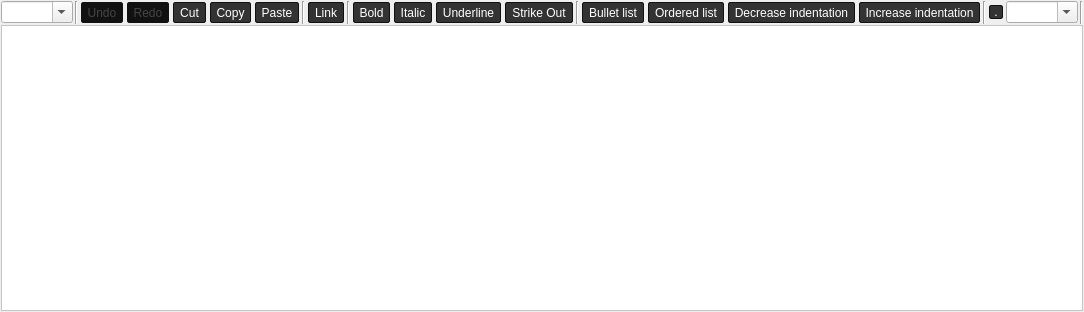
<?xml version="1.0" encoding="UTF-8"?>
<ui version="4.0">
 <class>MRichTextEdit</class>
 <widget class="QWidget" name="MRichTextEdit">
  <property name="geometry">
   <rect>
    <x>0</x>
    <y>0</y>
    <width>819</width>
    <height>312</height>
   </rect>
  </property>
  <property name="windowTitle">
   <string notr="true"/>
  </property>
  <layout class="QVBoxLayout" name="verticalLayout">
   <property name="spacing">
    <number>1</number>
   </property>
   <property name="leftMargin">
    <number>1</number>
   </property>
   <property name="topMargin">
    <number>1</number>
   </property>
   <property name="rightMargin">
    <number>1</number>
   </property>
   <property name="bottomMargin">
    <number>1</number>
   </property>
   <item>
    <widget class="QWidget" name="f_toolbar" native="true">
     <property name="styleSheet">
      <string notr="true">QPushButton, QToolButton {
	border: 1px solid #111;
	border-radius: 2px;
	background-color: #333;
	color: white;
	padding: 1px;
	margin: 1px;
}
QPushButton:pressed, QToolButton:checked {
	color: #e86941;
}
QPushButton:pressed, QToolButton:pressed {
	border-color: #e86941;
	color: #111;
}
QPushButton:disabled, QToolButton:disabled {
	color: #444;
	background-color: #111;
}

</string>
     </property>
     <layout class="QHBoxLayout" name="horizontalLayout">
      <property name="spacing">
       <number>2</number>
      </property>
      <property name="leftMargin">
       <number>0</number>
      </property>
      <property name="topMargin">
       <number>0</number>
      </property>
      <property name="rightMargin">
       <number>0</number>
      </property>
      <property name="bottomMargin">
       <number>0</number>
      </property>
      <item>
       <widget class="QComboBox" name="f_paragraph">
        <property name="focusPolicy">
         <enum>Qt::ClickFocus</enum>
        </property>
        <property name="toolTip">
         <string>Paragraph formatting</string>
        </property>
        <property name="editable">
         <bool>true</bool>
        </property>
       </widget>
      </item>
      <item>
       <widget class="Line" name="line_4">
        <property name="orientation">
         <enum>Qt::Vertical</enum>
        </property>
       </widget>
      </item>
      <item>
       <widget class="QToolButton" name="f_undo">
        <property name="enabled">
         <bool>false</bool>
        </property>
        <property name="focusPolicy">
         <enum>Qt::ClickFocus</enum>
        </property>
        <property name="toolTip">
         <string>Undo (CTRL+Z)</string>
        </property>
        <property name="text">
         <string>Undo</string>
        </property>
        <property name="icon">
         <iconset theme="edit-undo">
          <normaloff/>
         </iconset>
        </property>
        <property name="iconSize">
         <size>
          <width>16</width>
          <height>16</height>
         </size>
        </property>
       </widget>
      </item>
      <item>
       <widget class="QToolButton" name="f_redo">
        <property name="enabled">
         <bool>false</bool>
        </property>
        <property name="focusPolicy">
         <enum>Qt::ClickFocus</enum>
        </property>
        <property name="toolTip">
         <string>Redo</string>
        </property>
        <property name="text">
         <string>Redo</string>
        </property>
        <property name="icon">
         <iconset theme="edit-redo">
          <normaloff/>
         </iconset>
        </property>
        <property name="iconSize">
         <size>
          <width>16</width>
          <height>16</height>
         </size>
        </property>
       </widget>
      </item>
      <item>
       <widget class="QToolButton" name="f_cut">
        <property name="focusPolicy">
         <enum>Qt::ClickFocus</enum>
        </property>
        <property name="toolTip">
         <string>Cut (CTRL+X)</string>
        </property>
        <property name="text">
         <string>Cut</string>
        </property>
        <property name="icon">
         <iconset theme="edit-cut">
          <normaloff/>
         </iconset>
        </property>
        <property name="iconSize">
         <size>
          <width>16</width>
          <height>16</height>
         </size>
        </property>
       </widget>
      </item>
      <item>
       <widget class="QToolButton" name="f_copy">
        <property name="focusPolicy">
         <enum>Qt::ClickFocus</enum>
        </property>
        <property name="toolTip">
         <string>Copy (CTRL+C)</string>
        </property>
        <property name="text">
         <string>Copy</string>
        </property>
        <property name="icon">
         <iconset theme="edit-copy">
          <normaloff/>
         </iconset>
        </property>
        <property name="iconSize">
         <size>
          <width>16</width>
          <height>16</height>
         </size>
        </property>
       </widget>
      </item>
      <item>
       <widget class="QToolButton" name="f_paste">
        <property name="focusPolicy">
         <enum>Qt::ClickFocus</enum>
        </property>
        <property name="toolTip">
         <string>Paste (CTRL+V)</string>
        </property>
        <property name="text">
         <string>Paste</string>
        </property>
        <property name="icon">
         <iconset theme="edit-paste">
          <normaloff/>
         </iconset>
        </property>
        <property name="iconSize">
         <size>
          <width>16</width>
          <height>16</height>
         </size>
        </property>
       </widget>
      </item>
      <item>
       <widget class="Line" name="line">
        <property name="orientation">
         <enum>Qt::Vertical</enum>
        </property>
       </widget>
      </item>
      <item>
       <widget class="QToolButton" name="f_link">
        <property name="focusPolicy">
         <enum>Qt::ClickFocus</enum>
        </property>
        <property name="toolTip">
         <string>Link (CTRL+L)</string>
        </property>
        <property name="text">
         <string>Link</string>
        </property>
        <property name="icon">
         <iconset theme="applications-internet">
          <normaloff/>
         </iconset>
        </property>
        <property name="iconSize">
         <size>
          <width>16</width>
          <height>16</height>
         </size>
        </property>
        <property name="checkable">
         <bool>true</bool>
        </property>
       </widget>
      </item>
      <item>
       <widget class="Line" name="line_3">
        <property name="orientation">
         <enum>Qt::Vertical</enum>
        </property>
       </widget>
      </item>
      <item>
       <widget class="QToolButton" name="f_bold">
        <property name="focusPolicy">
         <enum>Qt::ClickFocus</enum>
        </property>
        <property name="toolTip">
         <string notr="true">Bold (CTRL+B)</string>
        </property>
        <property name="text">
         <string>Bold</string>
        </property>
        <property name="icon">
         <iconset theme="format-text-bold">
          <normaloff/>
         </iconset>
        </property>
        <property name="iconSize">
         <size>
          <width>16</width>
          <height>16</height>
         </size>
        </property>
        <property name="checkable">
         <bool>true</bool>
        </property>
       </widget>
      </item>
      <item>
       <widget class="QToolButton" name="f_italic">
        <property name="focusPolicy">
         <enum>Qt::ClickFocus</enum>
        </property>
        <property name="toolTip">
         <string>Italic (CTRL+I)</string>
        </property>
        <property name="text">
         <string>Italic</string>
        </property>
        <property name="icon">
         <iconset theme="format-text-italic">
          <normaloff/>
         </iconset>
        </property>
        <property name="iconSize">
         <size>
          <width>16</width>
          <height>16</height>
         </size>
        </property>
        <property name="checkable">
         <bool>true</bool>
        </property>
       </widget>
      </item>
      <item>
       <widget class="QToolButton" name="f_underline">
        <property name="focusPolicy">
         <enum>Qt::ClickFocus</enum>
        </property>
        <property name="toolTip">
         <string>Underline (CTRL+U)</string>
        </property>
        <property name="text">
         <string>Underline</string>
        </property>
        <property name="icon">
         <iconset theme="format-text-underline">
          <normaloff/>
         </iconset>
        </property>
        <property name="iconSize">
         <size>
          <width>16</width>
          <height>16</height>
         </size>
        </property>
        <property name="checkable">
         <bool>true</bool>
        </property>
       </widget>
      </item>
      <item>
       <widget class="QToolButton" name="f_strikeout">
        <property name="text">
         <string>Strike Out</string>
        </property>
        <property name="checkable">
         <bool>true</bool>
        </property>
       </widget>
      </item>
      <item>
       <widget class="Line" name="line_5">
        <property name="orientation">
         <enum>Qt::Vertical</enum>
        </property>
       </widget>
      </item>
      <item>
       <widget class="QToolButton" name="f_list_bullet">
        <property name="focusPolicy">
         <enum>Qt::ClickFocus</enum>
        </property>
        <property name="toolTip">
         <string>Bullet list (CTRL+-)</string>
        </property>
        <property name="text">
         <string>Bullet list</string>
        </property>
        <property name="iconSize">
         <size>
          <width>16</width>
          <height>16</height>
         </size>
        </property>
        <property name="checkable">
         <bool>true</bool>
        </property>
       </widget>
      </item>
      <item>
       <widget class="QToolButton" name="f_list_ordered">
        <property name="focusPolicy">
         <enum>Qt::ClickFocus</enum>
        </property>
        <property name="toolTip">
         <string>Ordered list (CTRL+=)</string>
        </property>
        <property name="text">
         <string>Ordered list</string>
        </property>
        <property name="iconSize">
         <size>
          <width>16</width>
          <height>16</height>
         </size>
        </property>
        <property name="checkable">
         <bool>true</bool>
        </property>
       </widget>
      </item>
      <item>
       <widget class="QToolButton" name="f_indent_dec">
        <property name="focusPolicy">
         <enum>Qt::ClickFocus</enum>
        </property>
        <property name="toolTip">
         <string>Decrease indentation (CTRL+,)</string>
        </property>
        <property name="text">
         <string>Decrease indentation</string>
        </property>
        <property name="icon">
         <iconset theme="format-indent-less">
          <normaloff/>
         </iconset>
        </property>
        <property name="iconSize">
         <size>
          <width>16</width>
          <height>16</height>
         </size>
        </property>
       </widget>
      </item>
      <item>
       <widget class="QToolButton" name="f_indent_inc">
        <property name="focusPolicy">
         <enum>Qt::ClickFocus</enum>
        </property>
        <property name="toolTip">
         <string>Increase indentation (CTRL+.)</string>
        </property>
        <property name="text">
         <string>Increase indentation</string>
        </property>
        <property name="icon">
         <iconset theme="format-indent-more">
          <normaloff/>
         </iconset>
        </property>
        <property name="iconSize">
         <size>
          <width>16</width>
          <height>16</height>
         </size>
        </property>
       </widget>
      </item>
      <item>
       <widget class="Line" name="line_2">
        <property name="orientation">
         <enum>Qt::Vertical</enum>
        </property>
       </widget>
      </item>
      <item>
       <widget class="QToolButton" name="f_bgcolor">
        <property name="minimumSize">
         <size>
          <width>16</width>
          <height>16</height>
         </size>
        </property>
        <property name="maximumSize">
         <size>
          <width>16</width>
          <height>16</height>
         </size>
        </property>
        <property name="focusPolicy">
         <enum>Qt::ClickFocus</enum>
        </property>
        <property name="toolTip">
         <string>Text background color</string>
        </property>
        <property name="text">
         <string>.</string>
        </property>
        <property name="iconSize">
         <size>
          <width>16</width>
          <height>16</height>
         </size>
        </property>
       </widget>
      </item>
      <item>
       <widget class="QComboBox" name="f_fontsize">
        <property name="focusPolicy">
         <enum>Qt::ClickFocus</enum>
        </property>
        <property name="toolTip">
         <string>Font size</string>
        </property>
        <property name="editable">
         <bool>true</bool>
        </property>
       </widget>
      </item>
      <item>
       <widget class="Line" name="line_6">
        <property name="orientation">
         <enum>Qt::Vertical</enum>
        </property>
       </widget>
      </item>
      <item>
       <spacer name="horizontalSpacer">
        <property name="orientation">
         <enum>Qt::Horizontal</enum>
        </property>
        <property name="sizeHint" stdset="0">
         <size>
          <width>40</width>
          <height>20</height>
         </size>
        </property>
       </spacer>
      </item>
     </layout>
     <zorder>f_paragraph</zorder>
     <zorder>line_4</zorder>
     <zorder>f_undo</zorder>
     <zorder>f_redo</zorder>
     <zorder>f_cut</zorder>
     <zorder>f_copy</zorder>
     <zorder>f_paste</zorder>
     <zorder>line</zorder>
     <zorder>f_link</zorder>
     <zorder>line_3</zorder>
     <zorder>f_italic</zorder>
     <zorder>f_underline</zorder>
     <zorder>line_2</zorder>
     <zorder>f_fontsize</zorder>
     <zorder>line_5</zorder>
     <zorder>f_list_bullet</zorder>
     <zorder>f_list_ordered</zorder>
     <zorder>f_indent_dec</zorder>
     <zorder>f_indent_inc</zorder>
     <zorder>f_bold</zorder>
     <zorder>f_bgcolor</zorder>
     <zorder>f_strikeout</zorder>
     <zorder>line_6</zorder>
    </widget>
   </item>
   <item>
    <widget class="QTextEdit" name="f_textedit">
     <property name="styleSheet">
      <string notr="true">QWidget {
	color: black;
	background-color: #ffffff;
}</string>
     </property>
     <property name="autoFormatting">
      <set>QTextEdit::AutoNone</set>
     </property>
     <property name="tabChangesFocus">
      <bool>true</bool>
     </property>
    </widget>
   </item>
  </layout>
 </widget>
 <resources/>
 <connections/>
</ui>
